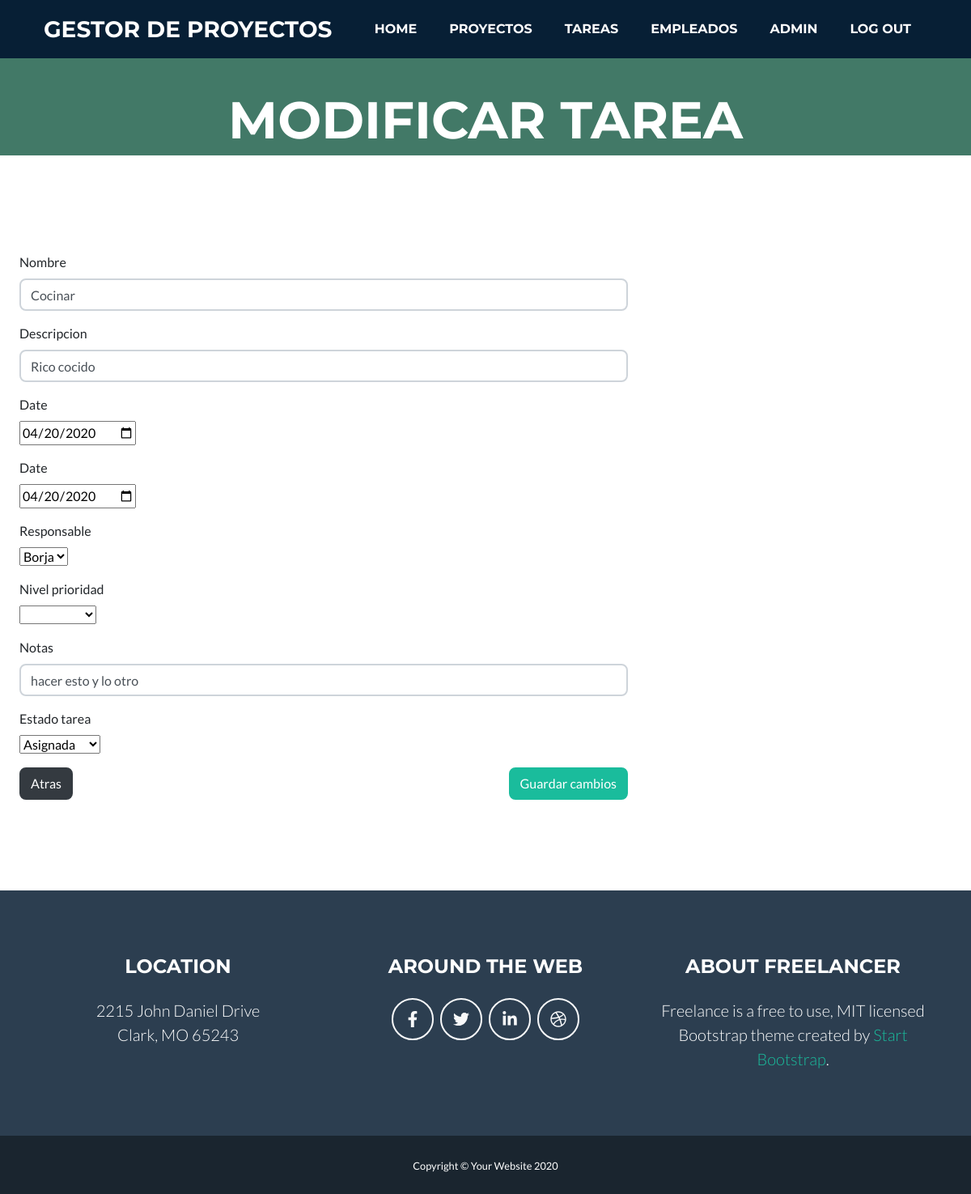
/appGestorProyectos/tarea/1/update/ (signed in), run on an earlier commit of the app's database.
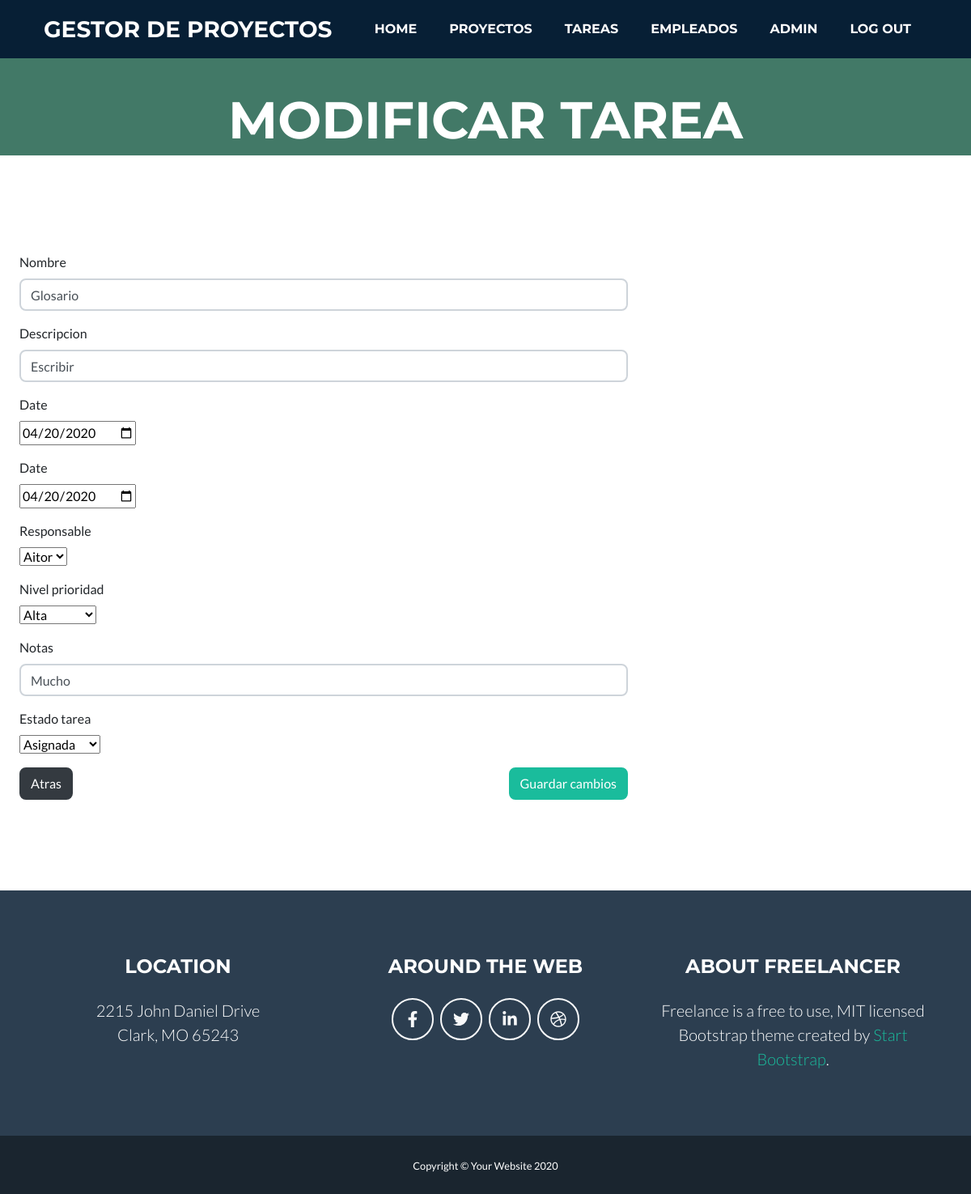
And on a later commit of the database.
### appGestorProyectos/models.py (models this page shows, shortened)
class Tarea(models.Model):
    nombre = models.CharField(max_length=50)
    descripcion = models.TextField(max_length=200)
    fecha_inicio = models.DateField(("Date"), default=date.today)
    fecha_fin = models.DateField(("Date"), default=date.today)
    responsable = models.ForeignKey(Empleado, on_delete=models.CASCADE, default="")
    prioridad_tarea_choices = (
        ('', ''),
        ('Urgente', 'Urgente'),
        ('Alta', 'Alta'),
        ('Moderada', 'Moderada'),
        ('Baja', 'Baja'),
    )
    nivel_prioridad = models.CharField(choices=prioridad_tarea_choices, default='', max_length=20)
    notas = models.TextField(max_length=300)
    estado_tarea_choices = (
        ('', ''),
        ('Abierta', 'Abierta'),
        ('Asignada', 'Asignada'),
        ('En proceso', 'En proceso'),
        ('Finalizada', 'Finalizada'),
    )
    estado_tarea = models.CharField(choices=estado_tarea_choices, default='', max_length=20)

### appGestorProyectos/views.py (the view)
# urls.py: path('tarea/<int:pk>/update/', views.TareaUpdateView.as_view(), name='tarea_update'),
class TareaUpdateView(LoginRequiredMixin, UpdateView):
    model = Tarea
    form_class = TareaForm
    template_name = "tarea_update.html"
    success_url = reverse_lazy('tarea_list')

### appGestorProyectos/forms.py
class TareaForm(ModelForm):
    class Meta:
        model = Tarea
        fields = '__all__'
        widgets = {
            'nombre': forms.TextInput(attrs={'class': 'form-control'}),
            'descripcion': forms.TextInput(attrs={'class': 'form-control'}),
            'fecha_inicio': DateInput(),
            'fecha_fin': DateInput(),
            'notas': forms.TextInput(attrs={'class': 'form-control'}),
        }

### appGestorProyectos/models.py (called while the page is built)
    def __str__(self):
        return f"{self.nombre}"

### appGestorProyectos/templates/tarea_update.html (shortened to what this page needs)
{% extends 'index.html' %}
{% load static %}
{% block header %}
    <header class="masthead bg-primary text-white text-center">
        <div class="container d-flex align-items-center flex-column">
            <h1 class="masthead-heading text-uppercase mb-0">Modificar tarea</h1>
        </div>
    </header>
{% endblock %}
{% block main %}
<br>
<form method="post" class="list-group-horizontal">
    <div class="form-group">
        <label class="col-sm-2 control-label">{{ form.nombre.label }}</label>
        <div class="col-sm-8">
            {{ form.nombre }}
        </div>
    </div>
    <div class="form-group">
        <label class="col-sm-2 control-label">{{ form.descripcion.label }}</label>
        <div class="col-sm-8">
            {{ form.descripcion }}
        </div>
    </div>
    <div class="form-group">
        <label class="col-sm-2 control-label">{{ form.fecha_inicio.label }}</label>
        <div class="col-sm-8">
            {{ form.fecha_inicio }}
        </div>
    </div>
    <div class="form-group">
        <label class="col-sm-2 control-label">{{ form.fecha_fin.label }}</label>
        <div class="col-sm-8">
            {{ form.fecha_fin }}
        </div>
    </div>
        <div class="form-group">
        <label class="col-sm-2 control-label">{{ form.responsable.label }}</label>
        <div class="col-sm-8">
            {{ form.responsable }}
        </div>
    </div>
            <div class="form-group">
        <label class="col-sm-2 control-label">{{ form.nivel_prioridad.label }}</label>
        <div class="col-sm-8">
            {{ form.nivel_prioridad }}
        </div>
    </div>
            <div class="form-group">
        <label class="col-sm-2 control-label">{{ form.notas.label }}</label>
        <div class="col-sm-8">
            {{ form.notas }}
        </div>
    </div>
            <div class="form-group">
        <label class="col-sm-2 control-label">{{ form.estado_tarea.label }}</label>
        <div class="col-sm-8">
            {{ form.estado_tarea }}
        </div>
    </div>
    <div class="form-group">
        <div class="col-sm-offset-2 col-sm-8">
            <a class="btn btn-dark" href="javascript: history.go(-1)">Atras</a>
            <input class="btn btn-primary pull-right" type="submit" name="submit" value="Guardar cambios">
        </div>
    </div>
</form>
{% endblock %}

What changed in the data, as far as the page shows it:
changed Tarea "Asignada": nombre "Cocinar" → "Glosario"; descripcion "Rico cocido" → "Escribir"; responsable "Borja" → "Aitor"; nivel_prioridad (not shown) → "Alta"; notas "hacer esto y lo otro" → "Mucho"
